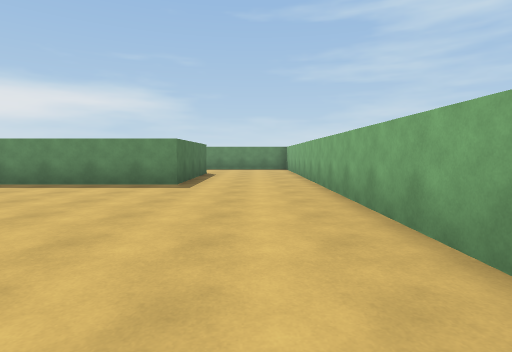
view 1 (above)

16 first-person views from a walk through a 3-D level made in the Unity game engine. The camera is 1.3 m above the floor, tilts 4° down and sees 80° across. The floor is counted in squares, 2 m on a side. Each view is taken from the middle of a square. On the plan, view 1 faces up. The plan holds only what a view shows up to about 10 squares ahead; the rest is blank. The player character is not drawn.

view 2
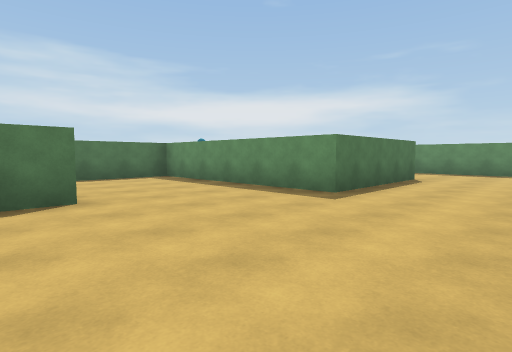

view 3
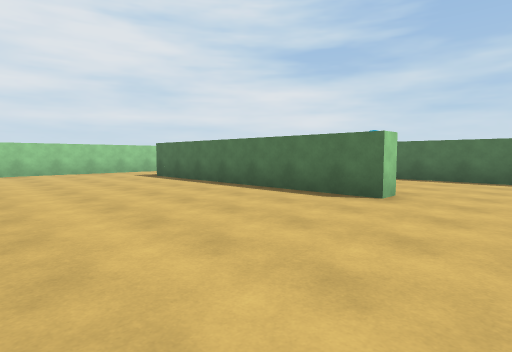

view 4
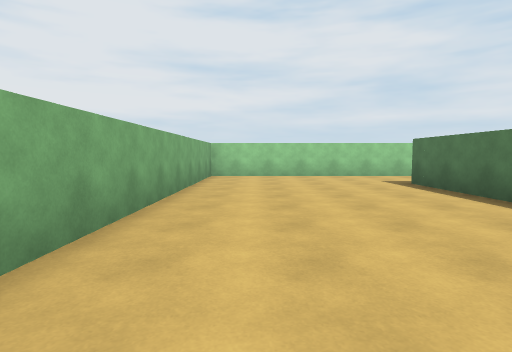

view 5
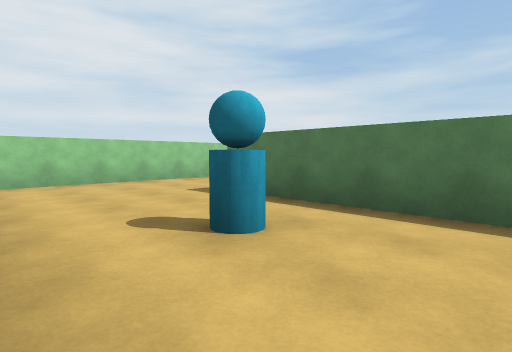

view 6
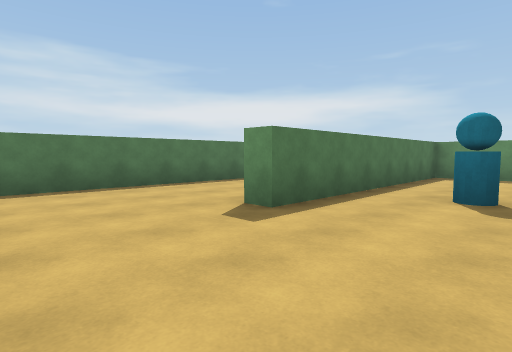

view 7
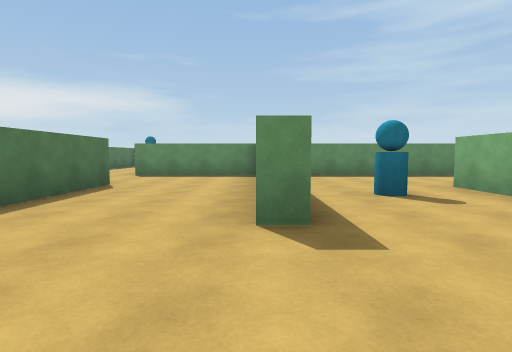

view 8
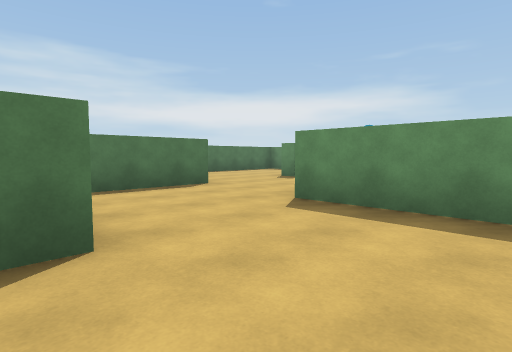

view 9
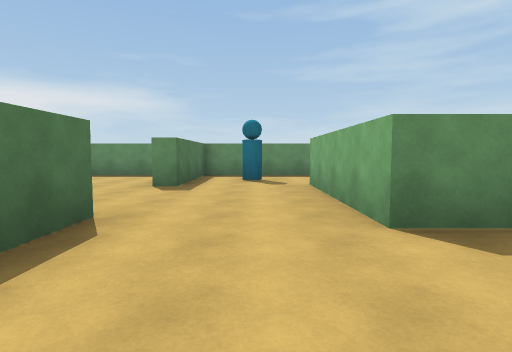

view 10
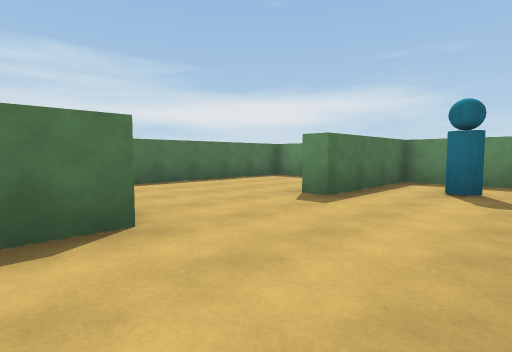

view 11
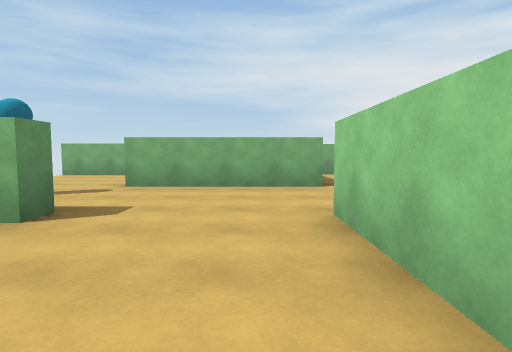

view 12
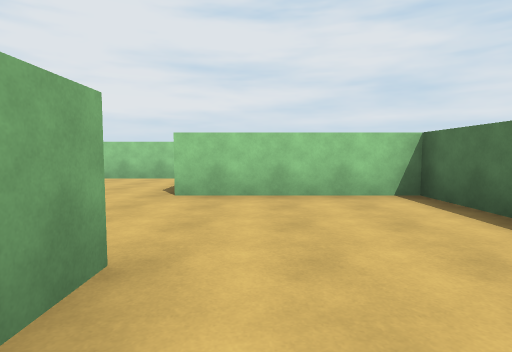

view 13
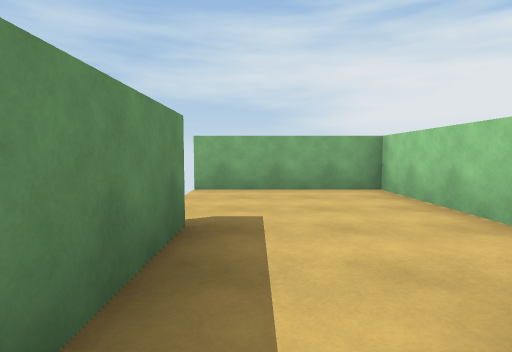

view 14
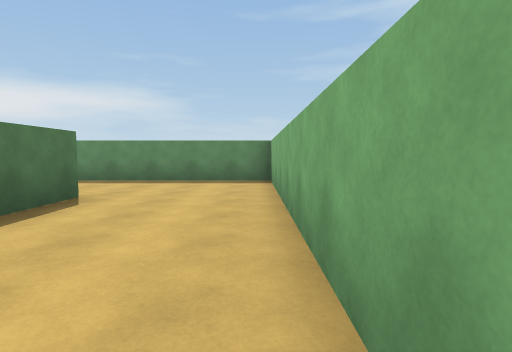

view 15
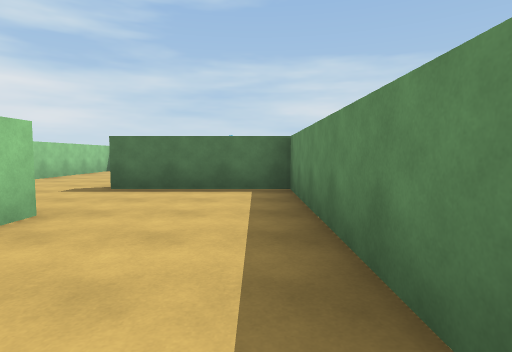

view 16
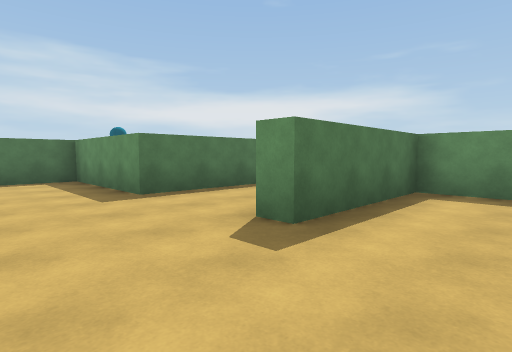

### Floor plan
Points are (right, up) in squares from view 1. A wall is a line through its corners. A room is listed if a view was taken in it or the views show most of it. See-through windows are left out.
Room 1 (views 1, 2, 3, 4, 5, 6, 7, 8, 14, 15, 16)
walls: (-4, 1.8) (-4, 3.2) (-3.5, 3.2) (-3.5, -3.9); (-9.1, 7.2) (-7, 7.2); (-2.3, 10.7) (-1.7, 10.7) (-1.7, 6.7) (-7.5, 6.7) (-7.5, -0.2) (-8, -0.2); (-11.2, 2.6) (-11.2, -2.5); (-10.1, -3.3) (-4.6, -3.3); (-4.9, -6.3) (1.4, -6.3) (1.4, 13.7) (-4.7, 13.7) (-4.7, 10.3) (-5.2, 10.3); (-7.8, 12.9) (-7.8, 10.3) (-11.2, 10.3) (-11.2, 8.6)
ways out: opening at (-9.5, 2.5) to room 2
objects: other object (-6, 2)
Room 2 (views 9, 10)
walls: (-11.2, 3.8) (-11.2, 2.6); (-13.9, 3.7) (-11.8, 3.7); (-14.7, 7.2) (-14.7, 4.6); (-8, 5.4) (-8, 5.9); (-8, 6.7) (-11.8, 6.7)
ways out: opening at (-9.5, 2.5) to room 1; opening at (-13.5, 7) to room 3
Room 3 (views 11, 12)
walls: (-14.7, 11.5) (-14.7, 10.3) (-15.1, 10.3) (-15.1, 11); (-16.3, 13.7) (-18.6, 13.7) (-18.6, 7.2) (-14.7, 7.2); (-11.8, 6.7) (-11.8, 10.7)
ways out: opening at (-13.5, 7) to room 2; opening at (-13.5, 11) to room 4
Room 4 (view 13)
walls: (-11.3, 10.7) (-8.3, 10.7) (-8.3, 14.2); (-11.1, 13.7) (-14.7, 13.7) (-14.7, 11.5)
ways out: opening at (-13.5, 11) to room 3
objects: other object (-13, 12)

Positions as (right, up) in squares from view 1, and headings:
1: (0, 0), facing up
2: (1, 2), facing up-left
3: (1, 5), facing down-left
4: (0, 3), facing down
5: (-4, 4), facing down-left
6: (-5, -3), facing up-left
7: (-8, -3), facing up
8: (-9, 3), facing up-left
9: (-13, 4), facing up
10: (-12, 6), facing up-left
11: (-18, 8), facing right
12: (-16, 12), facing down
13: (-14, 13), facing right
14: (1, 6), facing up
15: (1, 13), facing left
16: (-3, 8), facing up-left
